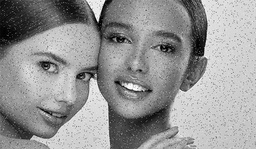
#> input picture work03/images/sp_noise.jpg, 256 x 149 px, shrunk from 600 x 350 before the run
$ python '降噪.py'
#> lines starting #> are read from the running program, lines starting #| are printed output that depends on the picture
import cv2
import numpy as np

#中值滤波
def median_filter(image, win=3):
    H, W, C = image.shape
    result = image.copy()
    for h in range(1, H-2):
        for w in range(1, W-2):
            for c in range(C):
                result[h, w, c] = np.median(result[h:h+win, w:w+win, c])
    return result


#均值滤波
def mean_filter(image):
    K = ([1, 1, 1],
         [1, 1, 1],
         [1, 1, 1])
    K = np.array(K)
    H, W, C = image.shape
    result = image.copy()

    # 因为卷积核是以左上角为定位，所以遍历时最后要停到H-2处
    for h in range(1, H-2):
        for w in range(1, W-2):
            for c in range(C):
                result[h, w, c] = sum(sum(K * result[h:h+K.shape[0], w:w+K.shape[1], c])) // 9
    return result


sp = cv2.imread("./images/sp_noise.jpg") #读入图片
#> sp is the input picture: shape (149, 256, 3); min 0, max 255, mean 149.5
gs = cv2.imread("./images/gs_noise.jpg") #读入图片
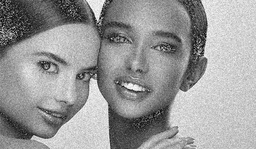
#> input picture work03/images/gs_noise.jpg, 256 x 149 px, shrunk from 600 x 350 before the run
#> gs is the input picture: shape (149, 256, 3); min 0, max 255, mean 153.1

sp_mdf = median_filter(sp)
#> after the loop in median_filter, `for h in range(1, H-2):`:
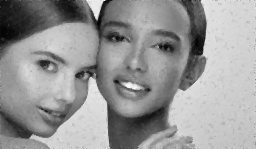
#> result: shape (149, 256, 3); min 3, max 250, mean 151.1
cv2.imshow('Grayscale salt and pepper noise image median filtering', sp_mdf) #显示图片
cv2.waitKey(0) & 0xFF
cv2.destroyAllWindows()
cv2.imwrite('./images/sp_mdf.jpg', sp_mdf, [int(cv2.IMWRITE_JPEG_QUALITY),95])

gs_mdf = median_filter(gs)
#> call 2 of median_filter, with win = 3
#> after the loop in median_filter (call 2), `for h in range(1, H-2):`:
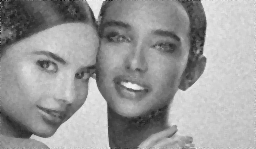
#> result: shape (149, 256, 3); min 13, max 243, mean 153.7
cv2.imshow('Grayscale Gaussian noise image median filtering', gs_mdf) #显示图片
cv2.waitKey(0) & 0xFF
cv2.destroyAllWindows()
cv2.imwrite('./images/gs_mdf.jpg', gs_mdf, [int(cv2.IMWRITE_JPEG_QUALITY),95])

sp_mnf = mean_filter(sp)
cv2.imshow('Grayscale pepper and salt noise image mean filter', sp_mnf) #显示图片
cv2.waitKey(0) & 0xFF
cv2.destroyAllWindows()
cv2.imwrite('./images/sp_mnf.jpg', sp_mnf, [int(cv2.IMWRITE_JPEG_QUALITY),95])

gs_mnf = mean_filter(gs)
cv2.imshow('Grayscale Gaussian Noise Image Average Filter', gs_mnf) #显示图片
cv2.waitKey(0) & 0xFF
cv2.destroyAllWindows()
cv2.imwrite('./images/gs_mnf.jpg', sp_mdf, [int(cv2.IMWRITE_JPEG_QUALITY),95])
